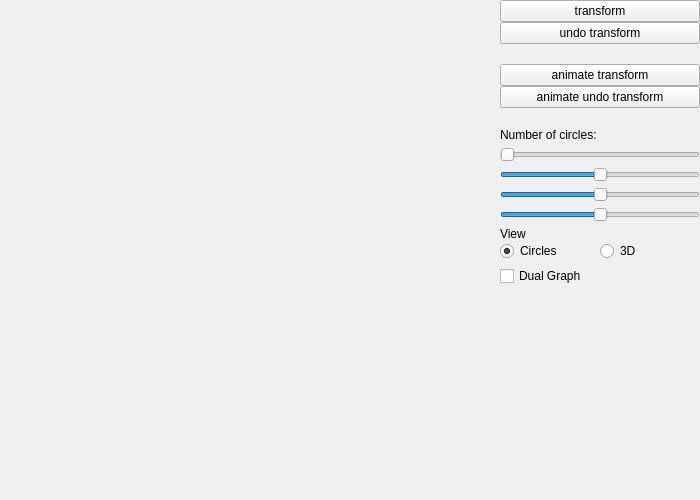
<?xml version="1.0" encoding="UTF-8"?>
<ui version="4.0">
 <class>Widget</class>
 <widget class="QWidget" name="Widget">
  <property name="windowModality">
   <enum>Qt::NonModal</enum>
  </property>
  <property name="geometry">
   <rect>
    <x>0</x>
    <y>0</y>
    <width>700</width>
    <height>500</height>
   </rect>
  </property>
  <property name="sizePolicy">
   <sizepolicy hsizetype="MinimumExpanding" vsizetype="MinimumExpanding">
    <horstretch>0</horstretch>
    <verstretch>0</verstretch>
   </sizepolicy>
  </property>
  <property name="minimumSize">
   <size>
    <width>700</width>
    <height>500</height>
   </size>
  </property>
  <property name="windowTitle">
   <string>Widget</string>
  </property>
  <layout class="QHBoxLayout" name="horizontalLayout_2">
   <property name="leftMargin">
    <number>0</number>
   </property>
   <property name="topMargin">
    <number>0</number>
   </property>
   <property name="rightMargin">
    <number>0</number>
   </property>
   <property name="bottomMargin">
    <number>0</number>
   </property>
   <item>
    <layout class="QHBoxLayout" name="horizontalLayout" stretch="1,0">
     <property name="spacing">
      <number>4</number>
     </property>
     <property name="sizeConstraint">
      <enum>QLayout::SetFixedSize</enum>
     </property>
     <item>
      <layout class="QVBoxLayout" name="gv">
       <property name="sizeConstraint">
        <enum>QLayout::SetMinimumSize</enum>
       </property>
      </layout>
     </item>
     <item>
      <layout class="QVBoxLayout" name="verticalLayout">
       <property name="spacing">
        <number>0</number>
       </property>
       <property name="sizeConstraint">
        <enum>QLayout::SetMaximumSize</enum>
       </property>
       <property name="rightMargin">
        <number>0</number>
       </property>
       <item>
        <widget class="QPushButton" name="testbtn1">
         <property name="sizePolicy">
          <sizepolicy hsizetype="Expanding" vsizetype="Fixed">
           <horstretch>0</horstretch>
           <verstretch>0</verstretch>
          </sizepolicy>
         </property>
         <property name="minimumSize">
          <size>
           <width>200</width>
           <height>0</height>
          </size>
         </property>
         <property name="maximumSize">
          <size>
           <width>200</width>
           <height>16777215</height>
          </size>
         </property>
         <property name="layoutDirection">
          <enum>Qt::LeftToRight</enum>
         </property>
         <property name="text">
          <string>transform</string>
         </property>
         <property name="flat">
          <bool>false</bool>
         </property>
        </widget>
       </item>
       <item>
        <widget class="QPushButton" name="testbtn2">
         <property name="sizePolicy">
          <sizepolicy hsizetype="Expanding" vsizetype="Fixed">
           <horstretch>0</horstretch>
           <verstretch>0</verstretch>
          </sizepolicy>
         </property>
         <property name="minimumSize">
          <size>
           <width>200</width>
           <height>0</height>
          </size>
         </property>
         <property name="maximumSize">
          <size>
           <width>200</width>
           <height>16777215</height>
          </size>
         </property>
         <property name="layoutDirection">
          <enum>Qt::LeftToRight</enum>
         </property>
         <property name="text">
          <string>undo transform</string>
         </property>
         <property name="flat">
          <bool>false</bool>
         </property>
        </widget>
       </item>
       <item>
        <spacer name="verticalSpacer_2">
         <property name="orientation">
          <enum>Qt::Vertical</enum>
         </property>
         <property name="sizeType">
          <enum>QSizePolicy::Fixed</enum>
         </property>
         <property name="sizeHint" stdset="0">
          <size>
           <width>20</width>
           <height>20</height>
          </size>
         </property>
        </spacer>
       </item>
       <item>
        <widget class="QPushButton" name="testbtn3">
         <property name="sizePolicy">
          <sizepolicy hsizetype="Expanding" vsizetype="Fixed">
           <horstretch>0</horstretch>
           <verstretch>0</verstretch>
          </sizepolicy>
         </property>
         <property name="minimumSize">
          <size>
           <width>200</width>
           <height>0</height>
          </size>
         </property>
         <property name="maximumSize">
          <size>
           <width>200</width>
           <height>16777215</height>
          </size>
         </property>
         <property name="layoutDirection">
          <enum>Qt::LeftToRight</enum>
         </property>
         <property name="text">
          <string>animate transform</string>
         </property>
         <property name="flat">
          <bool>false</bool>
         </property>
        </widget>
       </item>
       <item>
        <widget class="QPushButton" name="testbtn4">
         <property name="sizePolicy">
          <sizepolicy hsizetype="Expanding" vsizetype="Fixed">
           <horstretch>0</horstretch>
           <verstretch>0</verstretch>
          </sizepolicy>
         </property>
         <property name="minimumSize">
          <size>
           <width>200</width>
           <height>0</height>
          </size>
         </property>
         <property name="maximumSize">
          <size>
           <width>200</width>
           <height>16777215</height>
          </size>
         </property>
         <property name="layoutDirection">
          <enum>Qt::LeftToRight</enum>
         </property>
         <property name="text">
          <string>animate undo transform</string>
         </property>
         <property name="flat">
          <bool>false</bool>
         </property>
        </widget>
       </item>
       <item>
        <spacer name="verticalSpacer_3">
         <property name="orientation">
          <enum>Qt::Vertical</enum>
         </property>
         <property name="sizeType">
          <enum>QSizePolicy::Fixed</enum>
         </property>
         <property name="sizeHint" stdset="0">
          <size>
           <width>20</width>
           <height>20</height>
          </size>
         </property>
        </spacer>
       </item>
       <item>
        <widget class="QLabel" name="num_of_circles_label">
         <property name="text">
          <string>Number of circles:</string>
         </property>
        </widget>
       </item>
       <item>
        <spacer name="verticalSpacer_4">
         <property name="orientation">
          <enum>Qt::Vertical</enum>
         </property>
         <property name="sizeType">
          <enum>QSizePolicy::Fixed</enum>
         </property>
         <property name="sizeHint" stdset="0">
          <size>
           <width>20</width>
           <height>5</height>
          </size>
         </property>
        </spacer>
       </item>
       <item>
        <widget class="QSlider" name="amountSlider">
         <property name="minimum">
          <number>9</number>
         </property>
         <property name="maximum">
          <number>1999</number>
         </property>
         <property name="orientation">
          <enum>Qt::Horizontal</enum>
         </property>
        </widget>
       </item>
       <item>
        <spacer name="verticalSpacer_5">
         <property name="orientation">
          <enum>Qt::Vertical</enum>
         </property>
         <property name="sizeType">
          <enum>QSizePolicy::Fixed</enum>
         </property>
         <property name="sizeHint" stdset="0">
          <size>
           <width>20</width>
           <height>5</height>
          </size>
         </property>
        </spacer>
       </item>
       <item>
        <widget class="QSlider" name="xrot">
         <property name="minimum">
          <number>-300</number>
         </property>
         <property name="maximum">
          <number>300</number>
         </property>
         <property name="value">
          <number>0</number>
         </property>
         <property name="orientation">
          <enum>Qt::Horizontal</enum>
         </property>
        </widget>
       </item>
       <item>
        <spacer name="verticalSpacer_6">
         <property name="orientation">
          <enum>Qt::Vertical</enum>
         </property>
         <property name="sizeType">
          <enum>QSizePolicy::Fixed</enum>
         </property>
         <property name="sizeHint" stdset="0">
          <size>
           <width>20</width>
           <height>5</height>
          </size>
         </property>
        </spacer>
       </item>
       <item>
        <widget class="QSlider" name="yrot">
         <property name="minimum">
          <number>-300</number>
         </property>
         <property name="maximum">
          <number>300</number>
         </property>
         <property name="value">
          <number>0</number>
         </property>
         <property name="orientation">
          <enum>Qt::Horizontal</enum>
         </property>
        </widget>
       </item>
       <item>
        <spacer name="verticalSpacer_7">
         <property name="orientation">
          <enum>Qt::Vertical</enum>
         </property>
         <property name="sizeType">
          <enum>QSizePolicy::Fixed</enum>
         </property>
         <property name="sizeHint" stdset="0">
          <size>
           <width>20</width>
           <height>5</height>
          </size>
         </property>
        </spacer>
       </item>
       <item>
        <widget class="QSlider" name="zrot">
         <property name="minimum">
          <number>-300</number>
         </property>
         <property name="maximum">
          <number>300</number>
         </property>
         <property name="value">
          <number>0</number>
         </property>
         <property name="orientation">
          <enum>Qt::Horizontal</enum>
         </property>
        </widget>
       </item>
       <item>
        <spacer name="verticalSpacer_10">
         <property name="orientation">
          <enum>Qt::Vertical</enum>
         </property>
         <property name="sizeType">
          <enum>QSizePolicy::Fixed</enum>
         </property>
         <property name="sizeHint" stdset="0">
          <size>
           <width>20</width>
           <height>5</height>
          </size>
         </property>
        </spacer>
       </item>
       <item>
        <widget class="QLabel" name="label">
         <property name="text">
          <string>View</string>
         </property>
        </widget>
       </item>
       <item>
        <layout class="QHBoxLayout" name="horizontalLayout_3">
         <property name="spacing">
          <number>0</number>
         </property>
         <item>
          <widget class="QRadioButton" name="view_circles">
           <property name="text">
            <string>Circles</string>
           </property>
           <property name="checked">
            <bool>true</bool>
           </property>
          </widget>
         </item>
         <item>
          <widget class="QRadioButton" name="view_3d">
           <property name="text">
            <string>3D</string>
           </property>
          </widget>
         </item>
        </layout>
       </item>
       <item>
        <spacer name="verticalSpacer_11">
         <property name="orientation">
          <enum>Qt::Vertical</enum>
         </property>
         <property name="sizeType">
          <enum>QSizePolicy::Fixed</enum>
         </property>
         <property name="sizeHint" stdset="0">
          <size>
           <width>20</width>
           <height>5</height>
          </size>
         </property>
        </spacer>
       </item>
       <item>
        <widget class="QCheckBox" name="dual_graph_btn">
         <property name="text">
          <string>Dual Graph</string>
         </property>
        </widget>
       </item>
       <item>
        <spacer name="verticalSpacer">
         <property name="orientation">
          <enum>Qt::Vertical</enum>
         </property>
         <property name="sizeHint" stdset="0">
          <size>
           <width>20</width>
           <height>40</height>
          </size>
         </property>
        </spacer>
       </item>
      </layout>
     </item>
    </layout>
   </item>
  </layout>
 </widget>
 <layoutdefault spacing="6" margin="11"/>
 <resources/>
 <connections/>
</ui>
